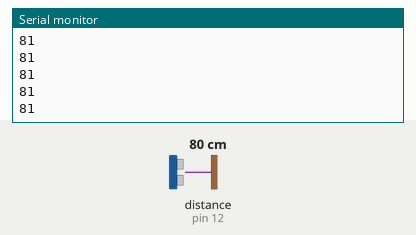
A sketch run on a simulated Arduino Uno, built with avr-gcc and run on an emulated ATmega328P. On the bench: the last lines printed to the serial monitor. The test bench sets the inputs (shaded band); at power-on: distance to the obstacle (sensor on pin 12) 80 cm. The echo pulse lasts 58.3 µs per cm.

Above: at 1.2 s.
1.3 s: distance to the obstacle (sensor on pin 12) set to 2 cm
At 1.34 s:
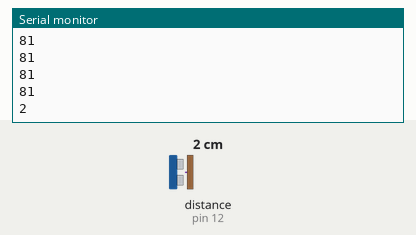
2.8 s: distance to the obstacle (sensor on pin 12) set to 4 cm
At 2.81 s:
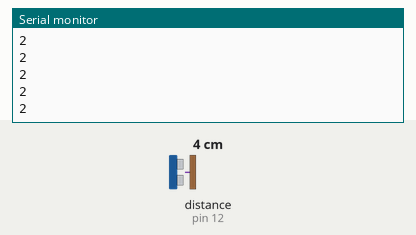
Timing chart, 0 to 5.8 s (numbered marks = the images above; inputs shaded):
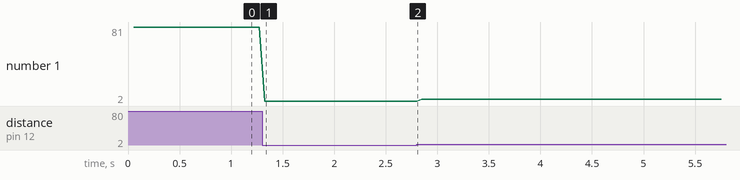

The sketch:

NewPingLibrarie.ino
```cpp
// ---------------------------------------------------------------------------
// Example NewPing library sketch that does a ping about 20 times per second.
// ---------------------------------------------------------------------------

#include <NewPing.h>

#define TRIGGER_PIN  13  // Arduino pin tied to trigger pin on the ultrasonic sensor.
#define ECHO_PIN     12  // Arduino pin tied to echo pin on the ultrasonic sensor.
#define MAX_DISTANCE 200 // Maximum distance we want to ping for (in centimeters). Maximum sensor distance is rated at 400-500cm.

int valor;
NewPing sonar(TRIGGER_PIN, ECHO_PIN, MAX_DISTANCE); // NewPing setup of pins and maximum distance.

void setup() {
  Serial.begin(9600); // Open serial monitor at 115200 baud to see ping results.
}

void loop() {
  delay(50);                     // Wait 50ms between pings (about 20 pings/sec). 29ms should be the shortest delay between pings.
//  Serial.print("Ping: ");
  Serial.print(sonar.ping_cm()); // Send ping, get distance in cm and print result (0 = outside set distance range)
  Serial.print('\n');
//  Serial.println("cm");


}
```

Measured:
- after the input at 1.3 s, the serial monitor: prints a new line at once (image 1)
- plotted number 1: 81 → 2 after the input at 1.3 s, 2 → 4 after the input at 2.8 s
